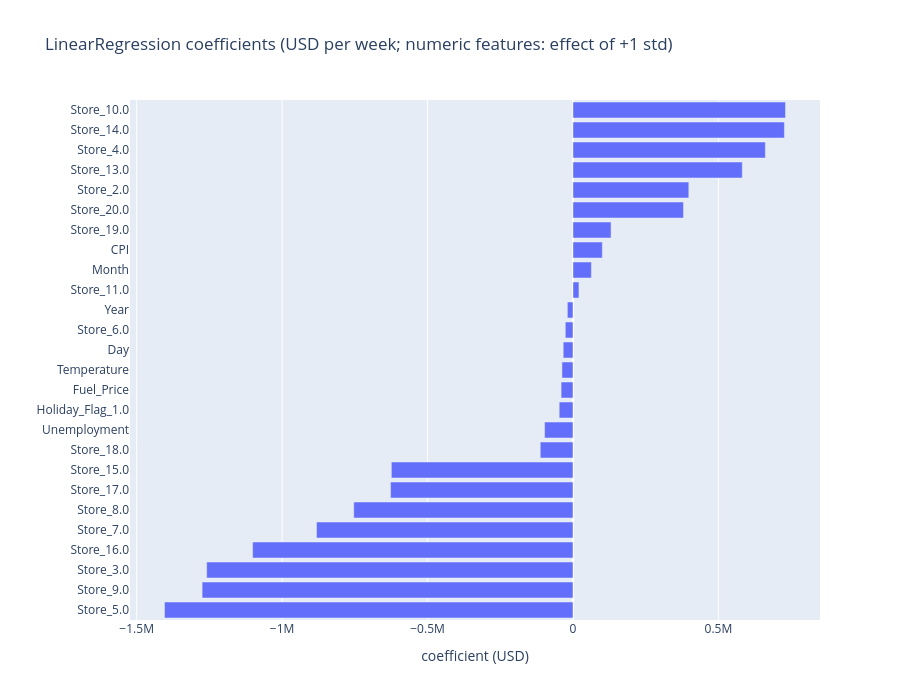

Here is the notebook cell this chart was saved with:
### Markdown cell above
The coefficients of the model, because the brief asks which features matter. A store coefficient is the gap with store 1, the reference, all else equal. The largest are store 5 (-1.40 million USD), store 9 (-1.28 million) and store 3 (-1.26 million): three of the stores with the lowest sales.

### Code cell
def coefficients(pipe):
    names = pipe.named_steps['prep'].get_feature_names_out()
    names = [n.replace('num__', '').replace('cat__', '') for n in names]
    return pd.Series(pipe.named_steps['model'].coef_, index=names)

coefs = coefficients(linreg).sort_values()
fig = px.bar(coefs, orientation='h', title='LinearRegression coefficients (USD per week; numeric features: effect of +1 std)',
             labels={'value': 'coefficient (USD)', 'index': ''}, height=700)
fig.update_layout(showlegend=False); fig.show()
coefs.reindex(coefs.abs().sort_values(ascending=False).index).to_frame('coefficient').head(15)

### Figure 1 — Plotly figure (JSON) as saved in the notebook; plotly's stock layout.template omitted (floating-point values rounded to 4 significant figures)
{"data": [{"hovertemplate": "variable=0<br>coefficient (USD)=%{x}<br>=%{y}<extra></extra>", "legendgroup": "0", "marker": {"color": "#636efa", "pattern": {"shape": ""}}, "name": "0", "orientation": "h", "showlegend": true, "textposition": "auto", "type": "bar", "x": [-1404000.0, -1275000.0, -1259000.0, -1101000.0, -881700.0, -753700.0, -627100.0, -624500.0, -112500.0, -97630.0, -47380.0, -40810.0, -37950.0, -33580.0, -26410.0, -19330.0, 20520.0, 63290.0, 100900.0, 130900.0, 379800.0, 398300.0, 582000.0, 661400.0, 726900.0, 730700.0], "xaxis": "x", "y": ["Store_5.0", "Store_9.0", "Store_3.0", "Store_16.0", "Store_7.0", "Store_8.0", "Store_17.0", "Store_15.0", "Store_18.0", "Unemployment", "Holiday_Flag_1.0", "Fuel_Price", "Temperature", "Day", "Store_6.0", "Year", "Store_11.0", "Month", "CPI", "Store_19.0", "Store_20.0", "Store_2.0", "Store_13.0", "Store_4.0", "Store_14.0", "Store_10.0"], "yaxis": "y"}], "layout": {"barmode": "relative", "height": 700, "legend": {"title": {"text": "variable"}, "tracegroupgap": 0}, "showlegend": false, "title": {"text": "LinearRegression coefficients (USD per week; numeric features: effect of +1 std)"}, "xaxis": {"anchor": "y", "domain": [0.0, 1.0], "title": {"text": "coefficient (USD)"}}, "yaxis": {"anchor": "x", "domain": [0.0, 1.0], "title": {"text": ""}}}}
